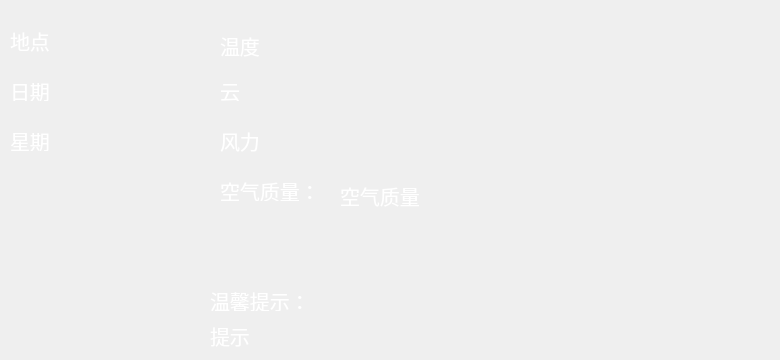
    <widget class="QWidget" name="tab_2">
     <attribute name="title">
      <string>02</string>
     </attribute>
     <widget class="QLabel" name="label_17">
      <property name="geometry">
       <rect>
        <x>10</x>
        <y>20</y>
        <width>221</width>
        <height>41</height>
       </rect>
      </property>
      <property name="font">
       <font>
        <pointsize>15</pointsize>
       </font>
      </property>
      <property name="styleSheet">
       <string notr="true">color: rgb(255, 255, 255);</string>
      </property>
      <property name="text">
       <string>地点</string>
      </property>
     </widget>
     <widget class="QLabel" name="label_9">
      <property name="geometry">
       <rect>
        <x>10</x>
        <y>80</y>
        <width>171</width>
        <height>21</height>
       </rect>
      </property>
      <property name="font">
       <font>
        <pointsize>15</pointsize>
       </font>
      </property>
      <property name="styleSheet">
       <string notr="true">color: rgb(255, 255, 255);</string>
      </property>
      <property name="text">
       <string>日期</string>
      </property>
     </widget>
     <widget class="QLabel" name="label_8">
      <property name="geometry">
       <rect>
        <x>10</x>
        <y>130</y>
        <width>171</width>
        <height>21</height>
       </rect>
      </property>
      <property name="font">
       <font>
        <pointsize>15</pointsize>
       </font>
      </property>
      <property name="styleSheet">
       <string notr="true">color: rgb(255, 255, 255);</string>
      </property>
      <property name="text">
       <string>星期</string>
      </property>
     </widget>
     <widget class="QLabel" name="label_58">
      <property name="geometry">
       <rect>
        <x>220</x>
        <y>80</y>
        <width>61</width>
        <height>21</height>
       </rect>
      </property>
      <property name="font">
       <font>
        <pointsize>15</pointsize>
       </font>
      </property>
      <property name="styleSheet">
       <string notr="true">color: rgb(255, 255, 255);</string>
      </property>
      <property name="text">
       <string>云</string>
      </property>
     </widget>
     <widget class="QLabel" name="label_59">
      <property name="geometry">
       <rect>
        <x>340</x>
        <y>180</y>
        <width>101</width>
        <height>31</height>
       </rect>
      </property>
      <property name="font">
       <font>
        <pointsize>15</pointsize>
       </font>
      </property>
      <property name="styleSheet">
       <string notr="true">color: rgb(255, 255, 255);</string>
      </property>
      <property name="text">
       <string>空气质量</string>
      </property>
     </widget>
     <widget class="QLabel" name="label_60">
      <property name="geometry">
       <rect>
        <x>220</x>
        <y>30</y>
        <width>261</width>
        <height>31</height>
       </rect>
      </property>
      <property name="font">
       <font>
        <pointsize>15</pointsize>
       </font>
      </property>
      <property name="styleSheet">
       <string notr="true">color: rgb(255, 255, 255);</string>
      </property>
      <property name="text">
       <string>温度</string>
      </property>
     </widget>
     <widget class="QLabel" name="label_61">
      <property name="geometry">
       <rect>
        <x>220</x>
        <y>120</y>
        <width>271</width>
        <height>41</height>
       </rect>
      </property>
      <property name="font">
       <font>
        <pointsize>15</pointsize>
       </font>
      </property>
      <property name="styleSheet">
       <string notr="true">color: rgb(255, 255, 255);</string>
      </property>
      <property name="text">
       <string>风力</string>
      </property>
     </widget>
     <widget class="QLabel" name="label_62">
      <property name="geometry">
       <rect>
        <x>560</x>
        <y>20</y>
        <width>211</width>
        <height>161</height>
       </rect>
      </property>
      <property name="styleSheet">
       <string notr="true"/>
      </property>
      <property name="text">
       <string/>
      </property>
     </widget>
     <widget class="QLabel" name="label_63">
      <property name="geometry">
       <rect>
        <x>220</x>
        <y>180</y>
        <width>101</width>
        <height>21</height>
       </rect>
      </property>
      <property name="font">
       <font>
        <pointsize>15</pointsize>
       </font>
      </property>
      <property name="styleSheet">
       <string notr="true">color: rgb(255, 255, 255);</string>
      </property>
      <property name="text">
       <string>空气质量：</string>
      </property>
     </widget>
     <widget class="QLabel" name="label_94">
      <property name="geometry">
       <rect>
        <x>210</x>
        <y>320</y>
        <width>321</width>
        <height>31</height>
       </rect>
      </property>
      <property name="font">
       <font>
        <pointsize>15</pointsize>
       </font>
      </property>
      <property name="styleSheet">
       <string notr="true">color: rgb(255, 255, 255);</string>
      </property>
      <property name="text">
       <string>提示</string>
      </property>
     </widget>
     <widget class="QLabel" name="label_168">
      <property name="geometry">
       <rect>
        <x>210</x>
        <y>290</y>
        <width>131</width>
        <height>21</height>
       </rect>
      </property>
      <property name="font">
       <font>
        <pointsize>15</pointsize>
       </font>
      </property>
      <property name="styleSheet">
       <string notr="true">color: rgb(255, 255, 255);</string>
      </property>
      <property name="text">
       <string>温馨提示：</string>
      </property>
     </widget>
    </widget>
